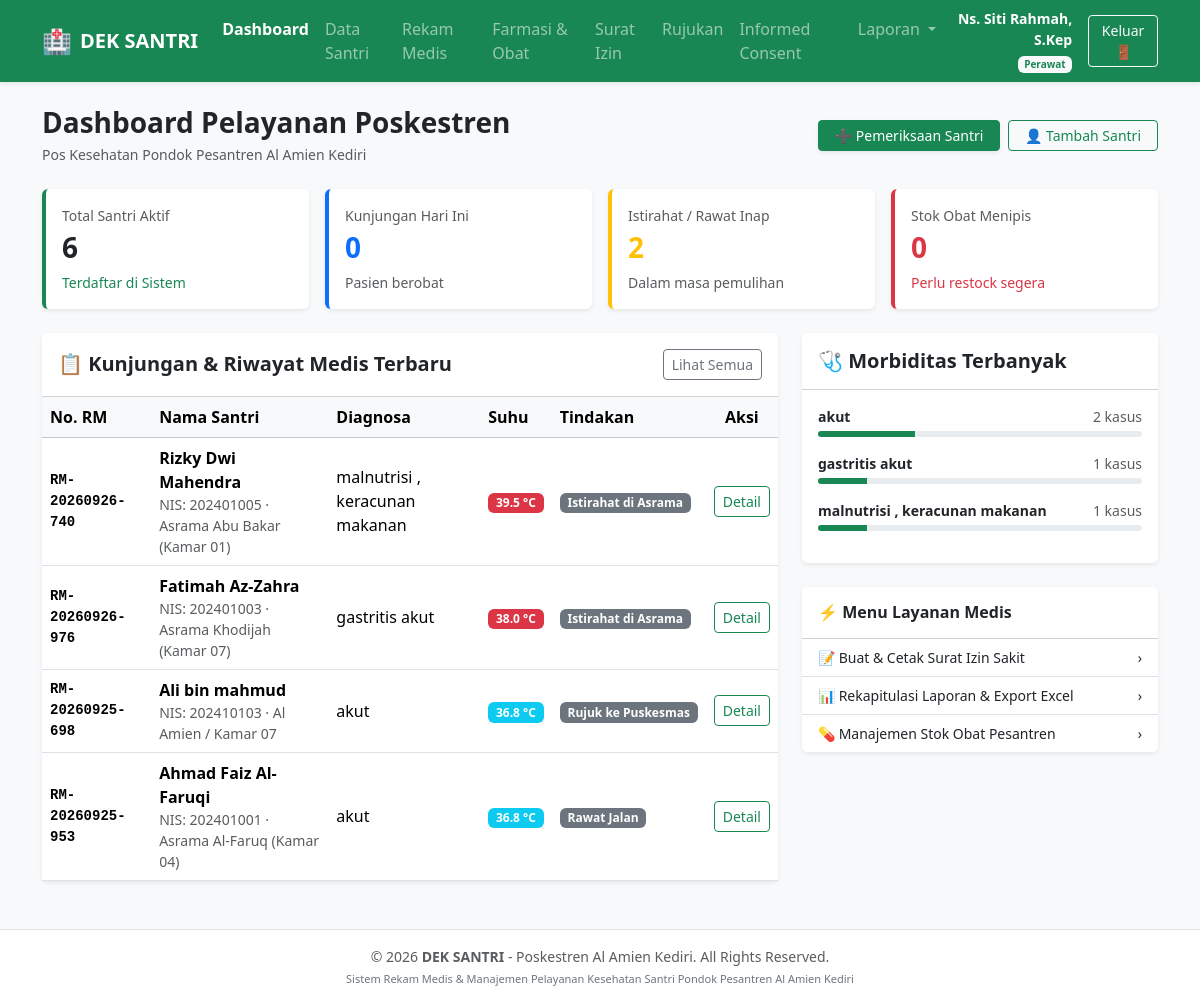
/index.php (signed in), run on the app's committed database.
### tables this page shows
CREATE TABLE `rekam_medis` (
  `id_rm` int(11) NOT NULL,
  `nomor_rm` varchar(30) NOT NULL,
  `id_santri` int(11) NOT NULL,
  `id_petugas` int(11) DEFAULT NULL,
  `tanggal_kunjungan` datetime NOT NULL DEFAULT current_timestamp(),
  `keluhan_utama` text NOT NULL,
  `anamnesa` text NOT NULL,
  `tekanan_darah` varchar(20) DEFAULT NULL,
  `berat_badan` decimal(5,2) DEFAULT 0.00,
  `tinggi_badan` decimal(5,2) DEFAULT 0.00,
  `imt` decimal(4,1) DEFAULT 0.0,
  `status_gizi` varchar(50) DEFAULT NULL,
  `suhu_tubuh` decimal(4,1) NOT NULL,
  `nadi` int(11) DEFAULT NULL,
  `laju_nafas` int(11) DEFAULT NULL,
  `berat_badan_kunjungan` decimal(5,2) DEFAULT NULL,
  `diagnosis_utama` varchar(150) NOT NULL,
  `kode_icd10` varchar(10) DEFAULT NULL,
  `tindakan_medis` enum('Rawat Jalan','Istirahat di Asrama','Rawat Inap Poskestren','Rujuk ke Puskesmas','Rujuk ke Rumah Sakit') NOT NULL,
  `durasi_istirahat_hari` int(11) DEFAULT 0,
  `lokasi_rujukan` varchar(100) DEFAULT NULL,
  `catatan_edukasi` text DEFAULT NULL,
  `status_pemeriksaan` enum('Selesai','Observasi','Dirujuk') DEFAULT 'Selesai',
  `created_at` timestamp NOT NULL DEFAULT current_timestamp()
);

CREATE TABLE `santri` (
  `id_santri` int(11) NOT NULL,
  `nis` varchar(20) NOT NULL,
  `nama_lengkap` varchar(120) NOT NULL,
  `jenis_kelamin` enum('L','P') NOT NULL,
  `tempat_lahir` varchar(60) NOT NULL,
  `tanggal_lahir` date NOT NULL,
  `asrama` varchar(100) NOT NULL,
  `komplek` enum('Putra','Putri') NOT NULL,
  `kelas` varchar(50) NOT NULL,
  `golongan_darah` enum('A','B','AB','O','Belum Tahu') DEFAULT 'Belum Tahu',
  `berat_badan` decimal(5,2) DEFAULT 0.00,
  `tinggi_badan` decimal(5,2) DEFAULT 0.00,
  `riwayat_alergi` text DEFAULT NULL,
  `riwayat_penyakit_khusus` text DEFAULT NULL,
  `nama_wali` varchar(100) NOT NULL,
  `no_hp_wali` varchar(20) NOT NULL,
  `alamat_asal` text NOT NULL,
  `status` enum('Aktif','Alumni','Cuti Sakit') DEFAULT 'Aktif',
  `created_at` timestamp NOT NULL DEFAULT current_timestamp()
);

### index.php (the view, shortened to what this page needs)
<?php
require_once 'config.php';
$totalSantri = (int)$pdo->query("SELECT COUNT(*) FROM santri WHERE status='Aktif'")->fetchColumn();
$sakitHariIni = (int)$pdo->query("SELECT COUNT(*) FROM rekam_medis WHERE DATE(tanggal_kunjungan) = CURDATE()")->fetchColumn();
$rawatInap = (int)$pdo->query("SELECT COUNT(*) FROM rekam_medis WHERE tindakan_medis IN ('Rawat Inap Poskestren', 'Istirahat di Asrama') AND DATE(tanggal_kunjungan) >= DATE_SUB(CURDATE(), INTERVAL 3 DAY)")->fetchColumn();
$obatMenipis = (int)$pdo->query("SELECT COUNT(*) FROM obat WHERE stok <= stok_minimum")->fetchColumn();
$stmtKunjungan = $pdo->query("
    SELECT rm.*, s.nama_lengkap, s.nis, s.asrama, s.komplek
    FROM rekam_medis rm
    JOIN santri s ON rm.id_santri = s.id_santri
    ORDER BY rm.tanggal_kunjungan DESC
    LIMIT 6
");
$kunjunganTerbaru = $stmtKunjungan->fetchAll();
$topPenyakit = $pdo->query("
    SELECT diagnosis_utama, COUNT(*) as jumlah
    FROM rekam_medis
    GROUP BY diagnosis_utama
    ORDER BY jumlah DESC
    LIMIT 5
")->fetchAll();
?>
<!DOCTYPE html>
<html lang="id">
<head>
    <link href="https://cdn.jsdelivr.net/npm/bootstrap@5.3.3/dist/css/bootstrap.min.css" rel="stylesheet">
</head>
<body class="bg-light">
<main class="container my-4">
    <div class="d-flex flex-wrap justify-content-between align-items-center mb-4">
        <div>
            <h1 class="h3 fw-bold text-dark mb-1">Dashboard Pelayanan Poskestren</h1>
            <p class="text-muted small mb-0">Pos Kesehatan Pondok Pesantren Al Amien Kediri</p>
        </div>
        <div class="mt-2 mt-sm-0 d-flex gap-2">
            <a href="rekam_medis.php?action=tambah" class="btn btn-success btn-sm px-3 shadow-sm">
                ➕ Pemeriksaan Santri
            </a>
            <a href="santri.php?action=tambah" class="btn btn-outline-success btn-sm px-3">
                👤 Tambah Santri
            </a>
        </div>
    </div>
    <div class="row g-3 mb-4">
        <div class="col-6 col-lg-3">
            <div class="card shadow-sm border-0 border-start border-4 border-success">
                <div class="card-body">
                    <div class="text-muted small">Total Santri Aktif</div>
                    <div class="fs-3 fw-bold text-dark"><?= number_format($totalSantri) ?></div>
                    <div class="small text-success mt-1">Terdaftar di Sistem</div>
                </div>
            </div>
        </div>
        <div class="col-6 col-lg-3">
            <div class="card shadow-sm border-0 border-start border-4 border-primary">
                <div class="card-body">
                    <div class="text-muted small">Kunjungan Hari Ini</div>
                    <div class="fs-3 fw-bold text-primary"><?= number_format($sakitHariIni) ?></div>
                    <div class="small text-muted mt-1">Pasien berobat</div>
                </div>
            </div>
        </div>
        <div class="col-6 col-lg-3">
            <div class="card shadow-sm border-0 border-start border-4 border-warning">
                <div class="card-body">
                    <div class="text-muted small">Istirahat / Rawat Inap</div>
                    <div class="fs-3 fw-bold text-warning"><?= number_format($rawatInap) ?></div>
                    <div class="small text-muted mt-1">Dalam masa pemulihan</div>
                </div>
            </div>
        </div>
        <div class="col-6 col-lg-3">
            <div class="card shadow-sm border-0 border-start border-4 border-danger">
                <div class="card-body">
                    <div class="text-muted small">Stok Obat Menipis</div>
                    <div class="fs-3 fw-bold text-danger"><?= number_format($obatMenipis) ?></div>
                    <div class="small text-danger mt-1">Perlu restock segera</div>
                </div>
            </div>
        </div>
    </div>
    <div class="row g-4 mb-4">
        <div class="col-lg-8">
            <div class="card shadow-sm border-0">
                <div class="card-header bg-white py-3 d-flex justify-content-between align-items-center">
                    <h5 class="card-title fw-bold mb-0 text-dark">
                        📋 Kunjungan & Riwayat Medis Terbaru
                    </h5>
                    <a href="rekam_medis.php" class="btn btn-outline-secondary btn-sm">Lihat Semua</a>
                </div>
                <div class="card-body p-0">
                    <div class="table-responsive">
                        <table class="table table-hover align-middle mb-0">
                            <thead class="table-light">
                                <tr>
                                    <th>No. RM</th>
                                    <th>Nama Santri</th>
                                    <th>Diagnosa</th>
                                    <th>Suhu</th>
                                    <th>Tindakan</th>
                                    <th class="text-center">Aksi</th>
                                </tr>
                            </thead>
                            <tbody>
                                <?php if (empty($kunjunganTerbaru)): ?>
                                    <tr><td colspan="6" class="text-center py-4 text-muted">Belum ada kunjungan tercatat.</td></tr>
                                <?php else: foreach ($kunjunganTerbaru as $row): ?>
                                    <tr>
                                        <td class="fw-semibold small font-monospace"><?= htmlspecialchars($row['nomor_rm']) ?></td>
                                        <td>
                                            <div class="fw-bold"><?= htmlspecialchars($row['nama_lengkap']) ?></div>
                                            <div class="small text-muted">NIS: <?= htmlspecialchars($row['nis']) ?> · <?= htmlspecialchars($row['asrama']) ?></div>
                                        </td>
                                        <td><?= htmlspecialchars($row['diagnosis_utama']) ?></td>
                                        <td>
                                            <span class="badge <?= $row['suhu_tubuh'] >= 38.0 ? 'bg-danger' : 'bg-info' ?>">
                                                <?= number_format($row['suhu_tubuh'], 1) ?> °C
                                            </span>
                                        </td>
                                        <td><span class="badge bg-secondary"><?= htmlspecialchars($row['tindakan_medis']) ?></span></td>
                                        <td class="text-center">
                                            <a href="rekam_medis.php?detail=<?= $row['id_rm'] ?>" class="btn btn-sm btn-outline-success">
                                                Detail
                                            </a>
                                        </td>
                                    </tr>
                                <?php endforeach; endif; ?>
                            </tbody>
                        </table>
                    </div>
                </div>
            </div>
        </div>
        <div class="col-lg-4">
            <div class="card shadow-sm border-0 mb-4">
                <div class="card-header bg-white py-3">
                    <h5 class="card-title fw-bold mb-0 text-dark">🩺 Morbiditas Terbanyak</h5>
                </div>
                <div class="card-body">
                    <?php if (empty($topPenyakit)): ?>
                        <p class="text-muted small">Belum ada data diagnosa.</p>
                    <?php else: foreach ($topPenyakit as $p): ?>
                        <div class="mb-3">
                            <div class="d-flex justify-content-between small mb-1">
                                <span class="fw-semibold"><?= htmlspecialchars($p['diagnosis_utama']) ?></span>
                                <span class="text-muted"><?= $p['jumlah'] ?> kasus</span>
                            </div>
                            <div class="progress" style="height: 6px;">
                                <div class="progress-bar bg-success" style="width: <?= min(100, $p['jumlah'] * 15) ?>%"></div>
                            </div>
                        </div>
                    <?php endforeach; endif; ?>
                </div>
            </div>
            <div class="card shadow-sm border-0">
                <div class="card-header bg-white py-3">
                    <h6 class="fw-bold mb-0 text-dark">⚡ Menu Layanan Medis</h6>
                </div>
                <div class="list-group list-group-flush small">
                    <a href="surat_izin.php" class="list-group-item list-group-item-action d-flex justify-content-between align-items-center">
                        <span>📝 Buat & Cetak Surat Izin Sakit</span>
                        <span>›</span>
                    </a>
                    <a href="laporan_kesehatan.php" class="list-group-item list-group-item-action d-flex justify-content-between align-items-center">
                        <span>📊 Rekapitulasi Laporan & Export Excel</span>
                        <span>›</span>
                    </a>
                    <a href="obat.php" class="list-group-item list-group-item-action d-flex justify-content-between align-items-center">
                        <span>💊 Manajemen Stok Obat Pesantren</span>
                        <span>›</span>
                    </a>
                </div>
            </div>
        </div>
    </div>
</main>
</body>
</html>

### data on the page
rekam_medis: nomor_rm "RM-20260926-740", id_santri.nama_lengkap "Rizky Dwi Mahendra", id_santri.nis "202401005", id_santri.asrama "Asrama Abu Bakar (Kamar 01)", diagnosis_utama "malnutrisi , keracunan makanan", suhu_tubuh "39.5", tindakan_medis "Istirahat di Asrama"
rekam_medis: nomor_rm "RM-20260926-976", id_santri.nama_lengkap "Fatimah Az-Zahra", id_santri.nis "202401003", id_santri.asrama "Asrama Khodijah (Kamar 07)", diagnosis_utama "gastritis akut", suhu_tubuh "38.0", tindakan_medis "Istirahat di Asrama"
rekam_medis: nomor_rm "RM-20260925-698", id_santri.nama_lengkap "Ali bin mahmud", id_santri.nis "202410103", id_santri.asrama "Al Amien / Kamar 07", diagnosis_utama "akut", suhu_tubuh "36.8", tindakan_medis "Rujuk ke Puskesmas"
rekam_medis: nomor_rm "RM-20260925-953", id_santri.nama_lengkap "Ahmad Faiz Al-Faruqi", id_santri.nis "202401001", id_santri.asrama "Asrama Al-Faruq (Kamar 04)", diagnosis_utama "akut", suhu_tubuh "36.8", tindakan_medis "Rawat Jalan"

### other printed values
$nama "Ns. Siti Rahmah, S.Kep"
$role "Perawat"
$totalSantri "6"
$sakitHariIni "0"
$rawatInap "2"
$obatMenipis "0"
$p['diagnosis_utama'] "akut"
$p['jumlah'] "2"
$p['diagnosis_utama'] "gastritis akut"
$p['jumlah'] "1"
$p['diagnosis_utama'] "malnutrisi , keracunan makanan"
APP_NAME "DEK SANTRI"
INSTANSI_NAME "Poskestren Al Amien Kediri"
